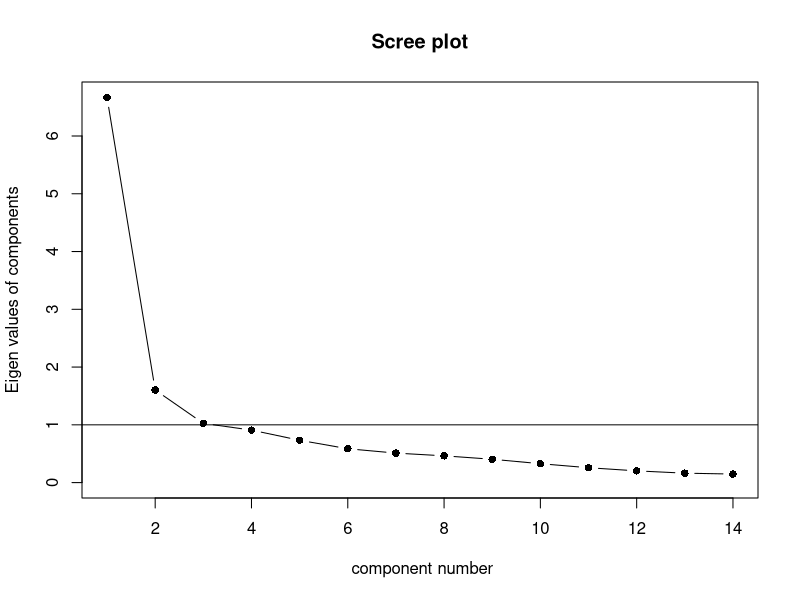
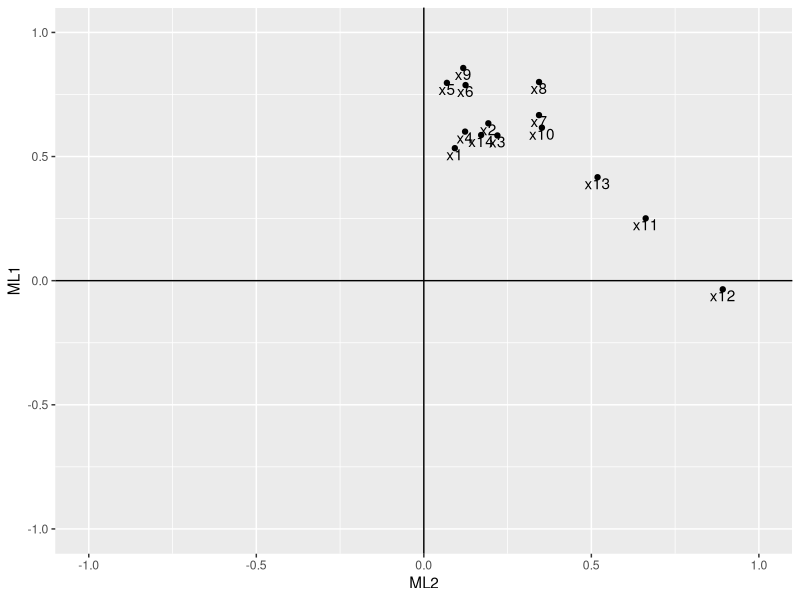
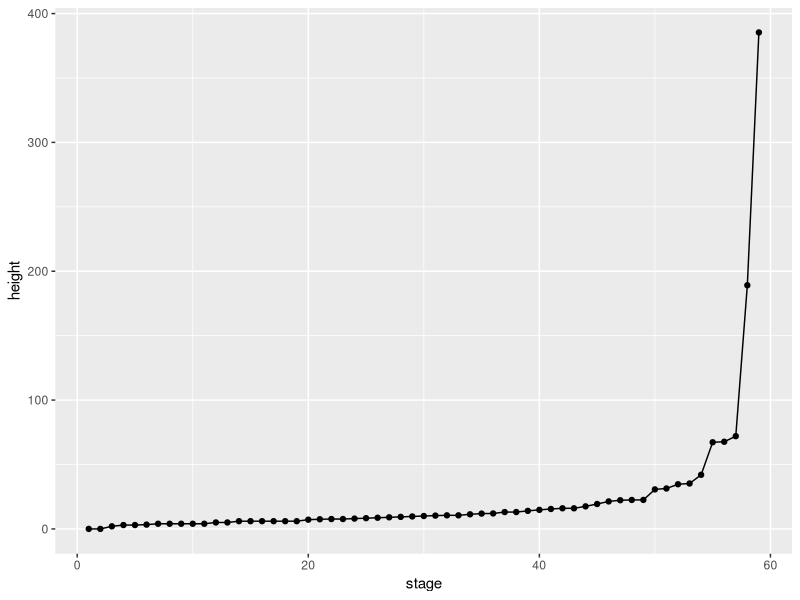
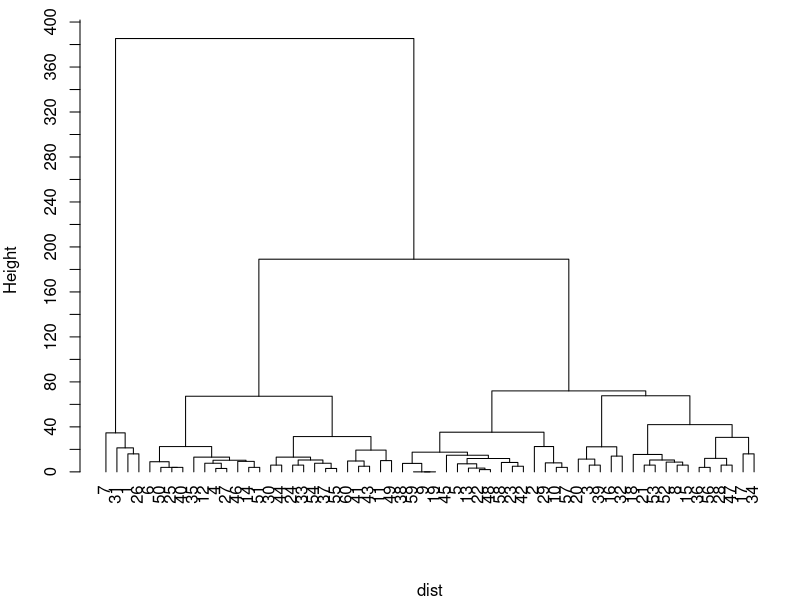
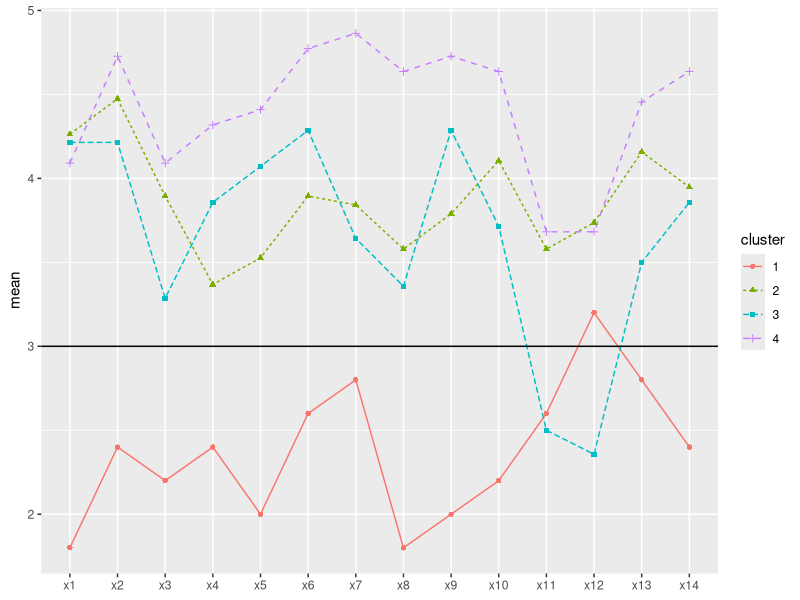
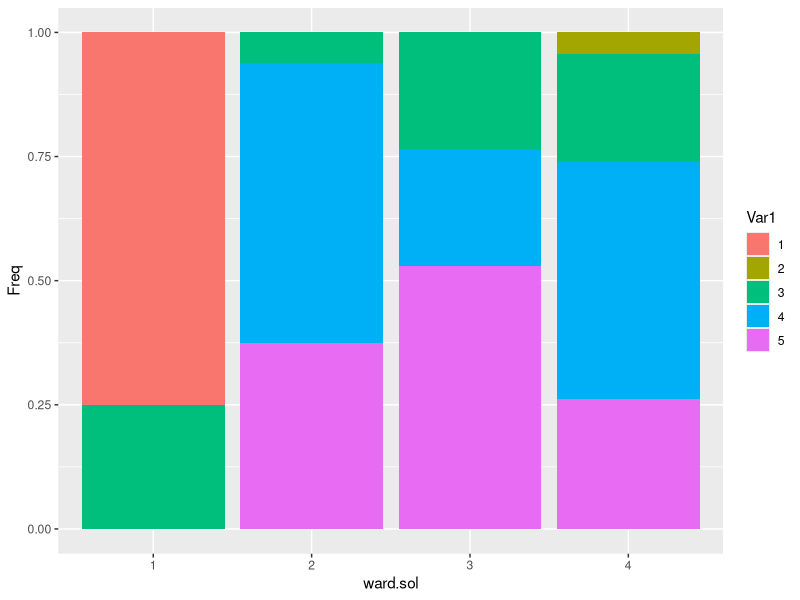

These charts were generated, in order, by the following R code: (Note: this script raises an error after producing the figures.)

setwd("~/Documents/STAT3613")

vr=read.csv("vr.csv")

library(psych)
library(GPArotation)
library(reshape)
library(ggplot2)


vr[,4:17]


#cor() correlation matrix
cor(x=vr[,4:17])

#principal() principal component factor analysis
#r= correlation matrix or raw data
#nfactors= number of factors
#rotate="none" no rotation
#covar=T to use covariance matrix
fit<-principal(r=vr[,4:17], nfactors=14,rotate="none")#,cov=T)
fit
#print(fit, digits=3, cutoff=.3, sort=TRUE)

#scree() scree plot
#rx= correlation matrix or raw data
#factor=FALSE do not draw scree for factors
scree(rx=vr[,4:17],factor=FALSE)

# b

#scree plot

#fa() factor analysis
#r= data set
#nfactors= number of factors
#rotate="none" no rotation
#fm="ml" maximum likelihood estimation

fit1<-fa(r=vr[,4:17],nfactors=2,rotate="none",fm="ml")
print(fit1,digits=3)
fit2<-fa(r=vr[,4:17],nfactors=3,rotate="none",fm="ml")
print(fit2,digits=3)
fit3<-fa(r=vr[,4:17],nfactors=6,rotate="none",fm="ml")
print(fit3,digits=3)

fit$uniquenesses
fit$loadings
fit$communalities

fit$STATISTIC
fit$PVAL

# 2 factor FA
fitr<-fa(r=vr[,4:17],nfactors=2,rotate="varimax",fm="ml",scores="regression")
fitr
print(fitr,digits=3)
fitr$loadings
fitr$communalities

ld<-data.frame(fitr$loadings[,1:fitr$factors])
ggplot(data=ld,aes(x=ML2,y=ML1))+
  geom_point()+
  geom_text(aes(label=rownames(ld),vjust=1))+
  geom_vline(aes(xintercept=0))+
  geom_hline(aes(yintercept=0))+
  coord_cartesian(xlim = c(-1,1),ylim=c(-1,1)) 

#-----------------------cluster
#rerun K-means with seeds from the Ward's method
dist<-dist(vr[,4:17],method="euclidean")^2
fit2 <- hclust(dist, method="ward.D")

#observation
ggplot(mapping=aes(x=1:length(fit2$height),y=fit2$height))+
  geom_line()+
  geom_point()+
  labs(x="stage",y="height")

#Dendrogram
par(mar=c(4,4,1,1))
plot(fit2,hang=-1,main="",axes=FALSE)
axis(side = 2, at = seq(0, 500, 20))


ward.sol<-cutree(fit2,k=4)
tb<-aggregate(vr[,4:17],by=list(ward=ward.sol),FUN=mean)
#use the centers as seeds
# 4 cluster, so tb must be table with 4 rows
fit1<-kmeans(x=vr[,4:17],centers=tb[,2:15],algorithm="Hartigan-Wong")
fit1

#cluster centers
# extract the means for you
tb<-fit1$centers

#tb: cluster means
# combine tb and cluster column with value from 1 to 4

tb<-data.frame(cbind(tb,cluster=1:4))
tbm<-melt(tb,id.vars='cluster')
tbm$cluster<-factor(tbm$cluster)

ggplot(tbm, 
       aes(x = variable, y = value, group = cluster, colour = cluster)) + 
  geom_line(aes(linetype=cluster))+
  geom_point(aes(shape=cluster)) +
  geom_hline(yintercept=3) +
  labs(x=NULL,y="mean")

# ward's method
#vr$gender, vr$x1, both work
tbm<-data.frame(table(vr$x1,ward.sol))
tbm$cluster<-factor(tbm$ward.sol)
ggplot(tbm, aes(fill=Var1, y=Freq, x=ward.sol)) +
  geom_bar(position="fill", stat="identity")

pt<-table(product$age,product$product)

# e
#factor scores
sc<-data.frame(fitr$scores)
sc=data.frame(cbind(fitr$scores,fit1$cluster))
colnames(sc)=c("ML2","ML1","clusters")

ggplot(data=sc,aes(x=ML2,y=ML1, color=as.factor(clusters)))+
  geom_point()+
  geom_vline(aes(xintercept=0))+
  geom_hline(aes(yintercept=0))+
  geom_text(aes(label=1:60,vjust=2))+
  coord_cartesian(xlim=c(-3,3),ylim=c(-3,3)) +
  scale_color_manual(values=c("Red","green","blue","purple"))


cluster=fit1$cluster
group=cbind(vr,cluster)

#2-way frequency table
pt<-table(group$glass,group$x14)
pt





######## LOGISTIC ########################################

lrvr<-vr

for (i in c(19,20,22:29)) {
  lrvr[,i]<-as.factor(vr[,i])
}
#lrvr$Q4<-scale(lrvr$Q4)
#lrvr[,4:18]<-scale(lrvr[,4:18])
#lrvr$age<-scale(lrvr$age)

lrdata<-lrvr[,4:17]
lrdata<-lrdata

lrdata$a1<-lrvr[,22]
lrall<-glm(formula="a1 ~ .", data=lrdata_all, family=binomial(logit))
summary(lrall)
# x1 significant

lrdata$a1<-lrvr[,22]
logreg1<-glm(formula="a1 ~ .", data=lrdata, family=binomial(logit))
summary(logreg1)
# x1 significant

logstep1<-step(logreg1)
summary(logstep1)
#1,3,5,6,11 included, 3,11 significant

lrdata$a1<-lrvr[,23]
logreg2<-glm(formula="a1 ~ .", data=lrdata, family=binomial(logit))
summary(logreg2)
#no vars significant

logstep2<-step(logreg2)
summary(logstep2)
#x1,5,7,10 picked, x5 significant

lrdata$a1<-lrvr[,24]
logreg3<-glm(formula="a1 ~ .", data=lrdata, family=binomial(logit))
summary(logreg3)
#no vars significant

logstep3<-step(logreg3)
summary(logstep3)
#3,5,9,11,14 left, 11 significant

lrdata$a1<-lrvr[,25]
logreg4<-glm(formula="a1 ~ .", data=lrdata, family=binomial(logit))
summary(logreg4)
#1 significant

logstep4<-step(logreg4)
summary(logstep4)
#1,3,4,6,8 left, 1,3,8 significant

lrdata$a1<-lrvr[,26]
logreg5<-glm(formula="a1 ~ .", data=lrdata, family=binomial(logit))
summary(logreg5)
# no vars signf.

logstep5<-step(logreg5)
summary(logstep5)
# x2 significant

lrdata$a1<-lrvr[,27]
logreg6<-glm(formula="a1 ~ .", data=lrdata, family=binomial(logit))
summary(logreg6)
#no vars signf

logstep6<-step(logreg6)
summary(logstep6)
#x3,4,12 left, 3,4 sign

lrdata$a1<-lrvr[,28]
logreg7<-glm(formula="a1 ~ .", data=lrdata, family=binomial(logit))
summary(logreg7)
# no vars significant
logstep7<-step(logreg7)
summary(logstep7)
#4,11 left, 4 significant

lrdata$a1<-lrvr[,29]
logreg8<-glm(formula="a1 ~ .", data=lrdata, family=binomial(logit))
summary(logreg8)
# 8 significant

logstep8<-step(logreg8)
summary(logstep8)
#1,6,7,8,13 left, 7 and 8 significant

summary(logreg1) #1
summary(logreg2)
summary(logreg3)
summary(logreg4) #1
summary(logreg5)
summary(logreg6)
summary(logreg7)
summary(logreg8) #8

summary(logstep8) #1,6,7,8,13,S:7,8
summary(logstep7) #4,11, S: 4
summary(logstep6) #3,4,12, S:3, 4
summary(logstep5) #2,8,11, S: 2
summary(logstep4) #1,3,4,6,8, S: 1,3,8
summary(logstep3) #3,5,9,11,14, S: 11
summary(logstep2) #1,5,7,10, S: 5
summary(logstep1) #1,3,5,6,11, S:3,11

dataincome<-data.frame(income=vr$income,
                       a1=as.factor(vr$X1599_8_128G_5),
                       a2=as.factor(vr$X1599_8_128G_10),
                       a3=as.factor(vr$X1599_8_256G_5),
                       a4=as.factor(vr$X1599_8_256G_10),
                       a5=as.factor(vr$X1999_8_128G_5),
                       a6=as.factor(vr$X1999_8_256G_5),
                       a7=as.factor(vr$X1999_8_128G_10),
                       a8=as.factor(vr$X1999_8_256G_10))

logincome1<-glm("a1~income",data=dataincome,family=binomial(logit))
summary(logincome1)
logincome2<-glm("a2~income",data=dataincome,family=binomial(logit))
summary(logincome2)
logincome3<-glm("a3~income",data=dataincome,family=binomial(logit))
summary(logincome3)
logincome4<-glm("a4~income",data=dataincome,family=binomial(logit))
summary(logincome4)
logincome5<-glm("a5~income",data=dataincome,family=binomial(logit))
summary(logincome5)
logincome6<-glm("a6~income",data=dataincome,family=binomial(logit))
summary(logincome6)
logincome7<-glm("a7~income",data=dataincome,family=binomial(logit))
summary(logincome7)
logincome8<-glm("a8~income",data=dataincome,family=binomial(logit))
summary(logincome8)

# => Income is not significant in predicting willingess to buy any of the products



################ LOGISTIC 2 #######################


lrdata<-vr[,c(3,18,19,20,21,30,31,32,33,34,35,36)]

lrdata$interest<-as.factor(lrdata$interest)
lrdata$gender<-as.factor(lrdata$gender)
lrdata$glass<-as.factor(lrdata$glass)
lrdata$PC<-as.factor(lrdata$PC)
lrdata$Cellphone<-as.factor(lrdata$Cellphone)
lrdata$VR.equip<-as.factor(lrdata$VR.equip)
lrdata$PS<-as.factor(lrdata$PS)
lrdata$Xbox<-as.factor(lrdata$Xbox)
lrdata$Switch<-as.factor(lrdata$Switch)
lrdata$NGD<-as.factor(lrdata$NGD)

lrdata$a1<-as.factor(lrvr[,22])
logreg1<-glm(formula="a1 ~ .", data=lrdata, family=binomial(logit))
summary(logreg1)
#Cellphone1

logstep1<-step(logreg1)
summary(logstep1)
#Cellphone1

lrdata$a1<-lrvr[,23]
logreg2<-glm(formula="a1 ~ .", data=lrdata, family=binomial(logit))
summary(logreg2)
#no vars significant

logstep2<-step(logreg2)
summary(logstep2)
#no vars significant

lrdata$a1<-lrvr[,24]
logreg3<-glm(formula="a1 ~ .", data=lrdata, family=binomial(logit))
summary(logreg3)
#no vars significant

logstep3<-step(logreg3)
summary(logstep3)
#no vars significants

lrdata$a1<-lrvr[,25]
logreg4<-glm(formula="a1 ~ .", data=lrdata, family=binomial(logit))
summary(logreg4)
#no vars significant

logstep4<-step(logreg4)
summary(logstep4)
#no vars significant

lrdata$a1<-lrvr[,26]
logreg5<-glm(formula="a1 ~ .", data=lrdata, family=binomial(logit))
summary(logreg5)
# no vars signf.

logstep5<-step(logreg5)
summary(logstep5)
#Cdllphone

lrdata$a1<-lrvr[,27]
logreg6<-glm(formula="a1 ~ .", data=lrdata, family=binomial(logit))
summary(logreg6)
#no vars signf

logstep6<-step(logreg6)
summary(logstep6)
#no vars signf

lrdata$a1<-lrvr[,28]
logreg7<-glm(formula="a1 ~ .", data=lrdata, family=binomial(logit))
summary(logreg7)
#Age significant??

logstep7<-step(logreg7)
summary(logstep7)
#age, cellphone

lrdata$a1<-lrvr[,29]
logreg8<-glm(formula="a1 ~ .", data=lrdata, family=binomial(logit))
summary(logreg8)
# no vars significant

logstep8<-step(logreg8)
summary(logstep8)
# no vars significant

summary(logreg1) #1
summary(logreg2)
summary(logreg3)
summary(logreg4) #1
summary(logreg5)
summary(logreg6)
summary(logreg7)
summary(logreg8) #8

summary(logstep8) 
summary(logstep7) #age, cellphone
summary(logstep6) 
summary(logstep5) 
summary(logstep4) #cellphone
summary(logstep3) 
summary(logstep2) 
summary(logstep1) 
